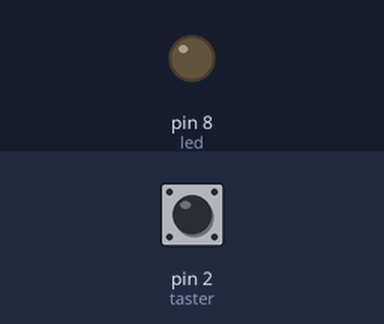
The sketch below on a simulated Arduino Uno, built with avr-gcc and run on an emulated ATmega328P. On the bench: output pins drawn as LEDs (lit = HIGH). The inputs (shaded band) are chosen by the test bench; at power-on: pin 2 (taster) LOW.

Above: at 1.2 s.
1.3 s: pin 2 (taster) pulled HIGH for 3.2 s
At 2.1 s:
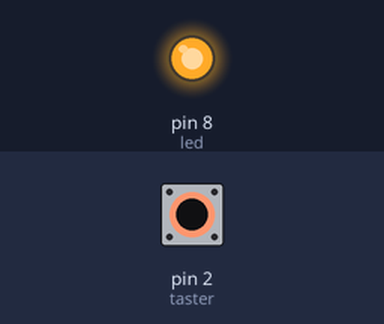
Timing chart, 0 to 6.8 s (numbered marks = the images above; inputs shaded):
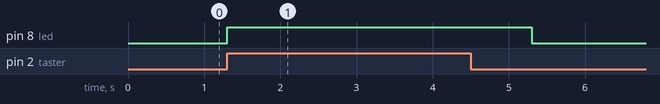

The sketch:

VerkehrLampe.ino
```cpp
// C++ code
//

int led = 8;
int taster = 2;
int status = 0;

void setup()
{
  pinMode(led, OUTPUT);
  pinMode(taster, INPUT);
}

void loop()
{
  status = digitalRead(taster);
  if (status == HIGH) {
  	digitalWrite(led, HIGH);
    delay(1000);
    digitalWrite(led,LOW);
  } else{
    	digitalWrite(led, LOW);
  }
}
```

Measured:
- after the input at 1.3 s, pin 8 (led): LOW → HIGH at once, → LOW 4.0 s later
